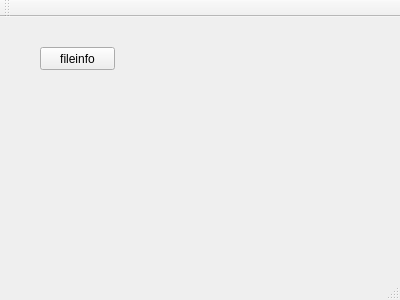
<?xml version="1.0" encoding="UTF-8"?>
<ui version="4.0">
 <class>MainWindow</class>
 <widget class="QMainWindow" name="MainWindow">
  <property name="geometry">
   <rect>
    <x>0</x>
    <y>0</y>
    <width>400</width>
    <height>300</height>
   </rect>
  </property>
  <property name="windowTitle">
   <string>MainWindow</string>
  </property>
  <widget class="QWidget" name="centralWidget">
   <widget class="QPushButton" name="pushButton">
    <property name="geometry">
     <rect>
      <x>40</x>
      <y>30</y>
      <width>75</width>
      <height>23</height>
     </rect>
    </property>
    <property name="text">
     <string>fileinfo</string>
    </property>
   </widget>
  </widget>
  <widget class="QMenuBar" name="menuBar">
   <property name="geometry">
    <rect>
     <x>0</x>
     <y>0</y>
     <width>400</width>
     <height>23</height>
    </rect>
   </property>
  </widget>
  <widget class="QToolBar" name="mainToolBar">
   <attribute name="toolBarArea">
    <enum>TopToolBarArea</enum>
   </attribute>
   <attribute name="toolBarBreak">
    <bool>false</bool>
   </attribute>
  </widget>
  <widget class="QStatusBar" name="statusBar"/>
 </widget>
 <layoutdefault spacing="6" margin="11"/>
 <resources/>
 <connections/>
</ui>
